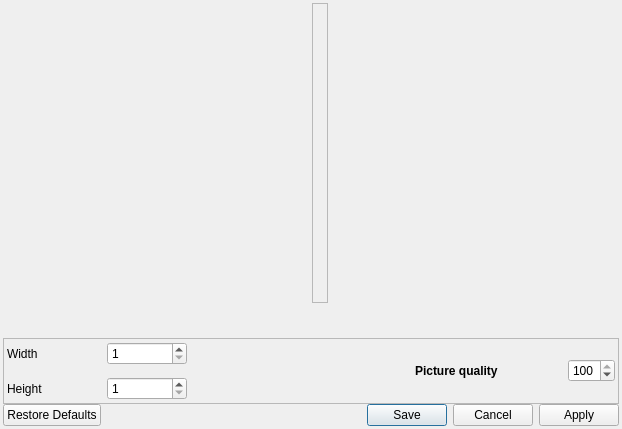
<?xml version="1.0" encoding="UTF-8"?>
<ui version="4.0">
 <class>SnapshotDialog</class>
 <widget class="QDialog" name="SnapshotDialog">
  <property name="geometry">
   <rect>
    <x>0</x>
    <y>0</y>
    <width>622</width>
    <height>429</height>
   </rect>
  </property>
  <property name="windowTitle">
   <string>Save snapshot</string>
  </property>
  <property name="windowIcon">
   <iconset resource="../resources/TalipotGUIResource.qrc">
    <normaloff>:/talipot/gui/icons/talipot.ico</normaloff>:/talipot/gui/icons/talipot.ico</iconset>
  </property>
  <layout class="QVBoxLayout" name="verticalLayout">
   <property name="spacing">
    <number>0</number>
   </property>
   <property name="margin">
    <number>3</number>
   </property>
   <item>
    <widget class="QFrame" name="snapshotWidget">
     <property name="sizePolicy">
      <sizepolicy hsizetype="Preferred" vsizetype="Expanding">
       <horstretch>0</horstretch>
       <verstretch>0</verstretch>
      </sizepolicy>
     </property>
     <property name="minimumSize">
      <size>
       <width>0</width>
       <height>300</height>
      </size>
     </property>
     <property name="maximumSize">
      <size>
       <width>16777215</width>
       <height>16777215</height>
      </size>
     </property>
     <widget class="QLabel" name="snapshotLabel">
      <property name="geometry">
       <rect>
        <x>309</x>
        <y>0</y>
        <width>16</width>
        <height>300</height>
       </rect>
      </property>
      <property name="sizePolicy">
       <sizepolicy hsizetype="Preferred" vsizetype="MinimumExpanding">
        <horstretch>0</horstretch>
        <verstretch>0</verstretch>
       </sizepolicy>
      </property>
      <property name="minimumSize">
       <size>
        <width>0</width>
        <height>300</height>
       </size>
      </property>
      <property name="maximumSize">
       <size>
        <width>16777215</width>
        <height>16777215</height>
       </size>
      </property>
      <property name="frameShape">
       <enum>QFrame::StyledPanel</enum>
      </property>
      <property name="text">
       <string/>
      </property>
      <property name="scaledContents">
       <bool>true</bool>
      </property>
      <property name="alignment">
       <set>Qt::AlignCenter</set>
      </property>
     </widget>
    </widget>
   </item>
   <item>
    <widget class="QFrame" name="frame">
     <property name="sizePolicy">
      <sizepolicy hsizetype="Preferred" vsizetype="Minimum">
       <horstretch>0</horstretch>
       <verstretch>0</verstretch>
      </sizepolicy>
     </property>
     <property name="frameShape">
      <enum>QFrame::StyledPanel</enum>
     </property>
     <layout class="QHBoxLayout" name="horizontalLayout_3">
      <property name="spacing">
       <number>3</number>
      </property>
      <property name="margin">
       <number>3</number>
      </property>
      <item>
       <layout class="QHBoxLayout" name="horizontalLayout_2">
        <property name="spacing">
         <number>0</number>
        </property>
        <item>
         <widget class="QFrame" name="formFrame_2">
          <property name="sizePolicy">
           <sizepolicy hsizetype="Preferred" vsizetype="Preferred">
            <horstretch>0</horstretch>
            <verstretch>0</verstretch>
           </sizepolicy>
          </property>
          <layout class="QHBoxLayout" name="horizontalLayout_5">
           <property name="spacing">
            <number>0</number>
           </property>
           <property name="margin">
            <number>0</number>
           </property>
           <item>
            <layout class="QVBoxLayout" name="verticalLayout_2">
             <property name="spacing">
              <number>12</number>
             </property>
             <item>
              <widget class="QLabel" name="label">
               <property name="sizePolicy">
                <sizepolicy hsizetype="Preferred" vsizetype="Preferred">
                 <horstretch>0</horstretch>
                 <verstretch>0</verstretch>
                </sizepolicy>
               </property>
               <property name="minimumSize">
                <size>
                 <width>100</width>
                 <height>0</height>
                </size>
               </property>
               <property name="text">
                <string>Width</string>
               </property>
              </widget>
             </item>
             <item>
              <widget class="QLabel" name="label_2">
               <property name="sizePolicy">
                <sizepolicy hsizetype="Preferred" vsizetype="Preferred">
                 <horstretch>0</horstretch>
                 <verstretch>0</verstretch>
                </sizepolicy>
               </property>
               <property name="minimumSize">
                <size>
                 <width>100</width>
                 <height>0</height>
                </size>
               </property>
               <property name="text">
                <string>Height</string>
               </property>
              </widget>
             </item>
            </layout>
           </item>
           <item>
            <layout class="QVBoxLayout" name="verticalLayout_3">
             <property name="spacing">
              <number>12</number>
             </property>
             <item>
              <widget class="QSpinBox" name="widthSpinBox">
               <property name="sizePolicy">
                <sizepolicy hsizetype="Minimum" vsizetype="Fixed">
                 <horstretch>0</horstretch>
                 <verstretch>0</verstretch>
                </sizepolicy>
               </property>
               <property name="minimumSize">
                <size>
                 <width>80</width>
                 <height>0</height>
                </size>
               </property>
               <property name="minimum">
                <number>1</number>
               </property>
               <property name="maximum">
                <number>8192</number>
               </property>
              </widget>
             </item>
             <item>
              <widget class="QSpinBox" name="heightSpinBox">
               <property name="sizePolicy">
                <sizepolicy hsizetype="Minimum" vsizetype="Fixed">
                 <horstretch>0</horstretch>
                 <verstretch>0</verstretch>
                </sizepolicy>
               </property>
               <property name="minimumSize">
                <size>
                 <width>80</width>
                 <height>0</height>
                </size>
               </property>
               <property name="minimum">
                <number>1</number>
               </property>
               <property name="maximum">
                <number>8192</number>
               </property>
              </widget>
             </item>
            </layout>
           </item>
           <item>
            <spacer name="horizontalSpacer">
             <property name="orientation">
              <enum>Qt::Horizontal</enum>
             </property>
             <property name="sizeHint" stdset="0">
              <size>
               <width>40</width>
               <height>20</height>
              </size>
             </property>
            </spacer>
           </item>
          </layout>
         </widget>
        </item>
       </layout>
      </item>
      <item>
       <layout class="QHBoxLayout" name="horizontalLayout">
        <item>
         <widget class="QLabel" name="label_3">
          <property name="sizePolicy">
           <sizepolicy hsizetype="Preferred" vsizetype="Minimum">
            <horstretch>0</horstretch>
            <verstretch>0</verstretch>
           </sizepolicy>
          </property>
          <property name="minimumSize">
           <size>
            <width>150</width>
            <height>0</height>
           </size>
          </property>
          <property name="font">
           <font>
            <weight>75</weight>
            <bold>true</bold>
           </font>
          </property>
          <property name="toolTip">
           <string>&lt;html&gt;&lt;head/&gt;&lt;body&gt;&lt;p&gt;Use by some file format (jpg for instance) when saving a file.&lt;/p&gt;&lt;/body&gt;&lt;/html&gt;</string>
          </property>
          <property name="text">
           <string>Picture quality</string>
          </property>
         </widget>
        </item>
        <item>
         <widget class="QSpinBox" name="qualitySpinBox">
          <property name="sizePolicy">
           <sizepolicy hsizetype="Preferred" vsizetype="Fixed">
            <horstretch>0</horstretch>
            <verstretch>0</verstretch>
           </sizepolicy>
          </property>
          <property name="maximumSize">
           <size>
            <width>300</width>
            <height>16777215</height>
           </size>
          </property>
          <property name="minimum">
           <number>1</number>
          </property>
          <property name="maximum">
           <number>100</number>
          </property>
          <property name="value">
           <number>100</number>
          </property>
         </widget>
        </item>
       </layout>
      </item>
     </layout>
    </widget>
   </item>
   <item>
    <widget class="QDialogButtonBox" name="buttonBox">
     <property name="standardButtons">
      <set>QDialogButtonBox::Apply|QDialogButtonBox::Cancel|QDialogButtonBox::RestoreDefaults|QDialogButtonBox::Save</set>
     </property>
    </widget>
   </item>
  </layout>
 </widget>
 <resources>
  <include location="../resources/TalipotGUIResource.qrc"/>
 </resources>
 <connections>
  <connection>
   <sender>buttonBox</sender>
   <signal>accepted()</signal>
   <receiver>SnapshotDialog</receiver>
   <slot>accept()</slot>
   <hints>
    <hint type="sourcelabel">
     <x>360</x>
     <y>513</y>
    </hint>
    <hint type="destinationlabel">
     <x>363</x>
     <y>266</y>
    </hint>
   </hints>
  </connection>
  <connection>
   <sender>buttonBox</sender>
   <signal>rejected()</signal>
   <receiver>SnapshotDialog</receiver>
   <slot>reject()</slot>
   <hints>
    <hint type="sourcelabel">
     <x>360</x>
     <y>513</y>
    </hint>
    <hint type="destinationlabel">
     <x>363</x>
     <y>266</y>
    </hint>
   </hints>
  </connection>
 </connections>
</ui>
